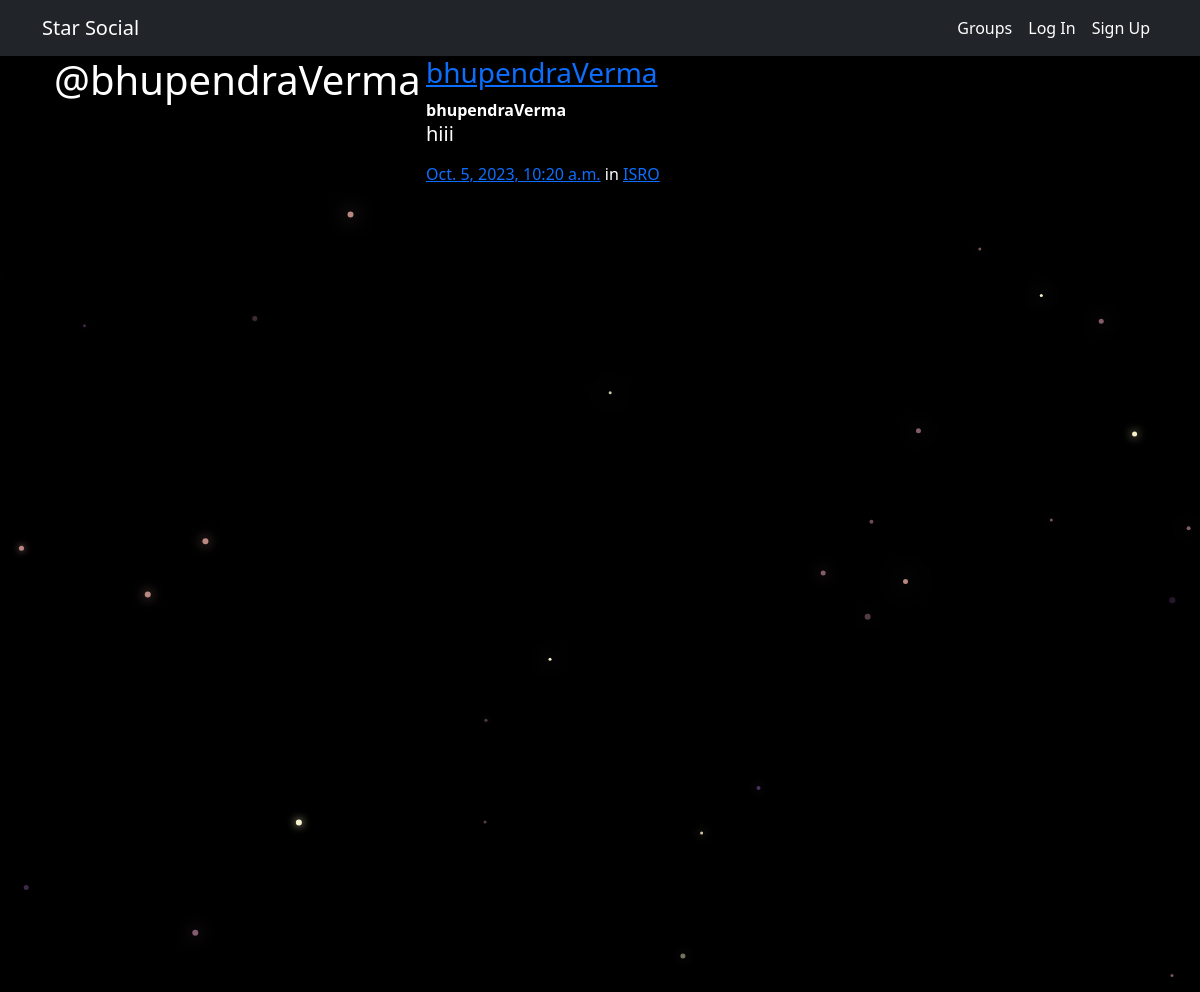
The page /posts/by/bhupendraVerma on the database its author committed.
### posts/models.py (models this page shows, shortened)
class Post(models.Model):
    user = models.ForeignKey(User, related_name='posts', on_delete=models.CASCADE)
    created_at = models.DateTimeField(auto_now=True)
    message = models.TextField()
    message_html = models.TextField(editable=False)
    group = models.ForeignKey(Group, related_name='posts', null=True, blank=True, on_delete=models.CASCADE)
    class Meta:
        ordering = ['-created_at']
        unique_together = ['user', 'message']

### groups/models.py (models this page shows, shortened)
class Group(models.Model):
    name = models.CharField(max_length=256, unique=True)
    slug = models.SlugField(allow_unicode=True, unique=True)
    description = models.TextField(blank=True, default='')
    description_html = models.TextField(editable=False, blank=True, default='')
    members = models.ManyToManyField(User, through='GroupMember')
    class Meta:
        ordering = ['name']

### posts/views.py (the view)
# urls.py: path('by/<username>', views.UserPosts.as_view(), name='for_user'),
class UserPosts(generic.ListView):
    model = models.Post
    template_name = 'posts/user_post_list.html'
    def get_queryset(self) :
        try:
            self.post_user = User.objects.prefetch_related('posts').get(username__iexact=self.kwargs.get('username'))
        except User.DoesNotExist:
            raise Http404
        else:
            return self.post_user.posts.all()
    def get_context_data(self, **kwargs):
        context =  super().get_context_data(**kwargs)
        context['post_user'] = self.post_user
        return context

### posts/templates/posts/user_post_list.html
{% extends 'posts/post_base.html' %}
{% block prepost %}
    <div class="col-md-4">
        <h1>@{{post_user.username}}</h1>
    </div>
{% endblock %}
{% block post_content %}
    <div class="col-md-4">
        {% for post in post_list %}
            {% include 'posts/_post.html'   %}
        {% endfor %}
    </div>
{% endblock %}

### posts/templates/posts/_post.html (shortened to what this page needs)
<div class="media">
	<h3 class="mr-5"><a href="{% url 'posts:for_user' username=post.user.username %}">{{ post.user.username }}</a></h3>
	<div class="media-body">
		<strong>{{ post.user.username }}</strong>
		<h5>{{ post.message|safe }}</h5>
			<time class="time"><a href="{% url 'posts:single' username=post.user.username pk=post.pk %}">{{ post.created_at }}</a></time>
			{% if post.group %}
			<span class="group-name">in <a href="#">{{ post.group.name }}</a></span>
			{% endif %}
	</div>
</div>

### static/simplesocial/css/master.css (style rules this page uses)
body { margin: 0; overflow: hidden; background-color: black; color:white; }

### rows shown on the page
Post: user.username "bhupendraVerma", message "hiii", created_at "Oct. 5, 2023, 10:20 a.m.", group.name "ISRO"

### other values the page prints
{{ post_user.username }} "bhupendraVerma"
